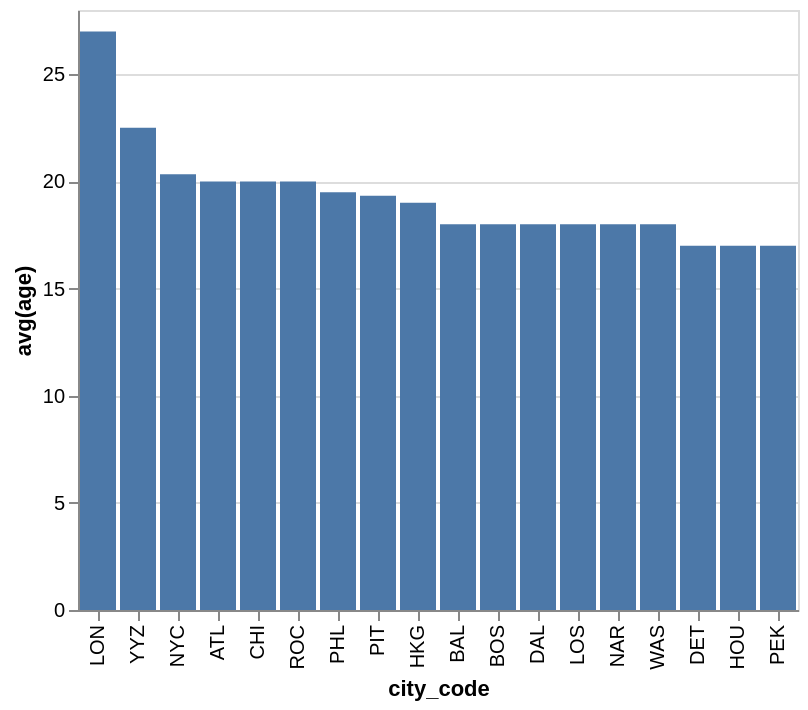

Vega-Lite specification for this chart:
### Vega-Lite specification from a JSON file in a GitHub repository (floating-point values rounded to 4 significant figures)
{"data": {"values": [{"x_data": "ATL", "y_data": 20}, {"x_data": "BAL", "y_data": 18}, {"x_data": "BOS", "y_data": 18}, {"x_data": "CHI", "y_data": 20}, {"x_data": "DAL", "y_data": 18}, {"x_data": "DET", "y_data": 17}, {"x_data": "HKG", "y_data": 19}, {"x_data": "HOU", "y_data": 17}, {"x_data": "LON", "y_data": 27}, {"x_data": "LOS", "y_data": 18}, {"x_data": "NAR", "y_data": 18}, {"x_data": "NYC", "y_data": 20.33}, {"x_data": "PEK", "y_data": 17}, {"x_data": "PHL", "y_data": 19.5}, {"x_data": "PIT", "y_data": 19.33}, {"x_data": "ROC", "y_data": 20}, {"x_data": "WAS", "y_data": 18}, {"x_data": "YYZ", "y_data": 22.5}]}, "mark": "bar", "encoding": {"x": {"field": "x_data", "type": "nominal", "title": "city_code", "sort": {"op": "sum", "field": "y_data", "order": "descending"}}, "y": {"field": "y_data", "type": "quantitative", "title": "avg(age)"}}}
